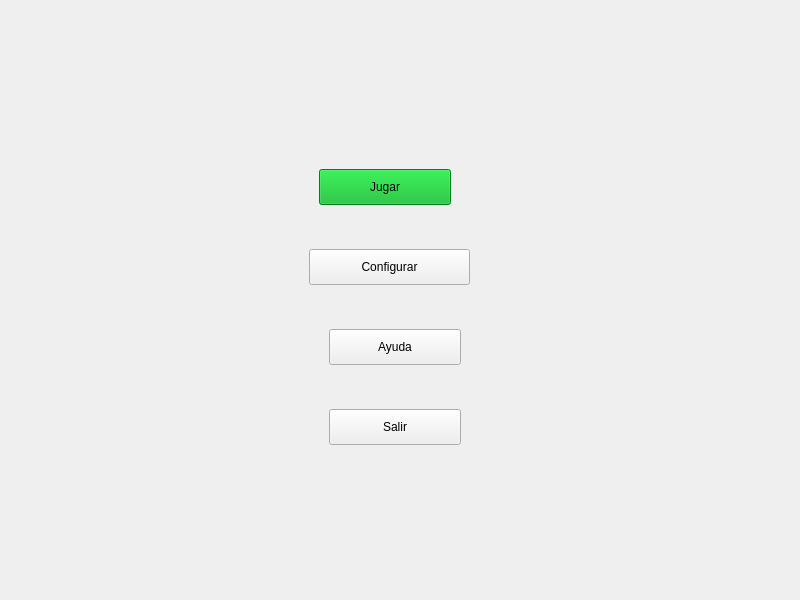
<?xml version="1.0" encoding="UTF-8"?>
<ui version="4.0">
 <class>MainWindow</class>
 <widget class="QMainWindow" name="MainWindow">
  <property name="geometry">
   <rect>
    <x>0</x>
    <y>0</y>
    <width>800</width>
    <height>600</height>
   </rect>
  </property>
  <property name="maximumSize">
   <size>
    <width>1920</width>
    <height>1080</height>
   </size>
  </property>
  <property name="windowTitle">
   <string>MainWindow</string>
  </property>
  <widget class="QWidget" name="centralwidget">
   <layout class="QHBoxLayout" name="horizontalLayout">
    <item>
     <widget class="QStackedWidget" name="stackedWidget">
      <widget class="QWidget" name="page">
       <widget class="BotonAnimado" name="btnJugar">
        <property name="geometry">
         <rect>
          <x>310</x>
          <y>160</y>
          <width>132</width>
          <height>36</height>
         </rect>
        </property>
        <property name="styleSheet">
         <string notr="true">background-color:rgb(0, 179, 31)</string>
        </property>
        <property name="text">
         <string>Jugar</string>
        </property>
       </widget>
       <widget class="BotonAnimado" name="btnConfigurar">
        <property name="geometry">
         <rect>
          <x>300</x>
          <y>240</y>
          <width>161</width>
          <height>36</height>
         </rect>
        </property>
        <property name="text">
         <string>Configurar</string>
        </property>
       </widget>
       <widget class="BotonAnimado" name="btnAyuda">
        <property name="geometry">
         <rect>
          <x>320</x>
          <y>320</y>
          <width>132</width>
          <height>36</height>
         </rect>
        </property>
        <property name="text">
         <string>Ayuda</string>
        </property>
       </widget>
       <widget class="BotonAnimado" name="btnSalir">
        <property name="geometry">
         <rect>
          <x>320</x>
          <y>400</y>
          <width>132</width>
          <height>36</height>
         </rect>
        </property>
        <property name="text">
         <string>Salir</string>
        </property>
       </widget>
      </widget>
      <widget class="QWidget" name="page_2"/>
     </widget>
    </item>
   </layout>
  </widget>
 </widget>
 <customwidgets>
  <customwidget>
   <class>BotonAnimado</class>
   <extends>QPushButton</extends>
   <header location="global">botonanimado.h</header>
  </customwidget>
 </customwidgets>
 <resources/>
 <connections/>
</ui>
